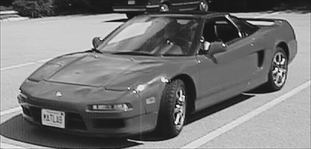
#> input picture code/images/optdeblur_01.jpg, 311 x 149 px, found by its file name
$ jupyter execute --allow-errors Large-Scale-Constrained-Linear-Least-Squares.ipynb   (shell and % lines are left out)
#> lines starting #> are read from the running program, lines starting #| are printed output that depends on the picture
M. Amintoosi

https://www.mathworks.com/help/optim/ug/deblur-problem-based.html

[cell 1]
import numpy as np
import matplotlib.pyplot as plt
from scipy.sparse import csr_matrix
from skimage import io
from skimage.transform import resize
from skimage.color import rgb2gray
import requests
from io import BytesIO

[cell 2]
img_url = "https://raw.githubusercontent.com/fum-cs/dl-fall-2023/master/code/images/optdeblur_01.jpg"
response = requests.get(img_url) # this gets the image data from the URL
img = io.imread(BytesIO(response.content))
#> img is the input picture: shape (149, 311, 3); min 0, max 255, mean 120.5

# img = io.imread('images/optdeblur_01.jpg')
P = rgb2gray(img)
# P = resize(P, (75,150))
P = resize(P, (100,208))
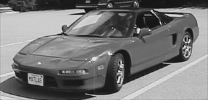
#> P: shape (100, 208) float64; min 0.0335, max 0.959, mean 0.472
plt.imshow(P, cmap='gray')
P.shape
#> Out = (100, 208)

[cell 3]
m, n = P.shape
#> m = 100; n = 208
mn = m * n
#> mn = 20800

# Add Motion
# Simulate the effect of vertical motion blurring by averaging each pixel with the 5 pixels above and below. Construct a sparse matrix D to blur with a single matrix multiply.
# mn = 5
blur = 5
mindex = np.arange(mn)
nindex = np.arange(mn)
for i in range(blur):
    mindex = np.concatenate((mindex, np.arange(i+1 , mn ), np.arange(0, mn - i-1)))
    nindex = np.concatenate((nindex, np.arange(0, mn - i-1), np.arange(i+1 , mn )))
D = csr_matrix((np.ones_like(mindex)*1/(2*blur+1), (mindex , nindex )), shape=(mn, mn))
# mindex+1, nindex+1, D.toarray(), #D[:6].toarray()
D.shape
#> Out = (20800, 20800)

[cell 4]
D[:3,:10].toarray()

[cell 5]
plt.spy(D[0:20, 0:30])
plt.show()
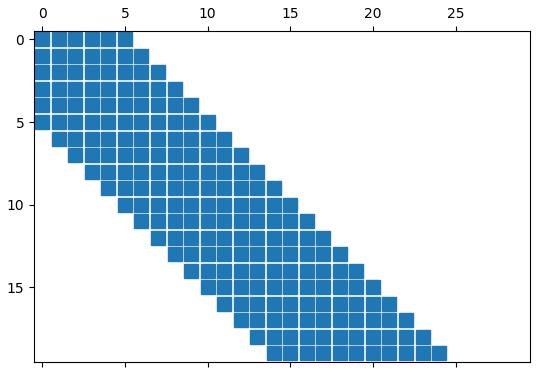
#> figure drawn by matplotlib, 1 panel

[cell 6]
P.flatten()[:5], P[0,:5], P[:5,0]
#> Out = ([0.097, 0.0971, 0.097, 0.0993, 0.0963], [0.097, 0.0971, 0.097, 0.0993, 0.0963], [0.097, 0.103, 0.105, 0.142, 0.336])

## Motion blur in x-axis direction

[cell 7]
G = D@P.flatten()
plt.imshow(G.reshape(m,n),cmap='gray')
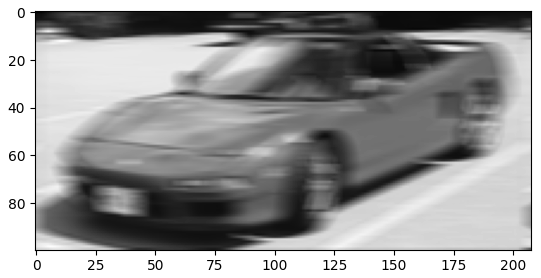
#> figure drawn by matplotlib, 1 panel

## Motion blur in y-axis direction

[cell 8]
# G = D@P.T.flatten()
# plt.imshow(G.reshape(n,m).T,cmap='gray')

[cell 9]
D.shape, P.flatten().shape, G.shape
#> Out = ((20800, 20800), (20800,), (20800,))

The *minimize* function failed to find a feasible or optimal solution for the problem

SLSQPm needs 130GB of RAM!

[cell 10]
# [18 lines of commented-out code are left out]

https://docs.scipy.org/doc/scipy/reference/generated/scipy.optimize.lsq_linear.html

[cell 11]
from scipy.optimize import lsq_linear

sol = lsq_linear(D, G, bounds=(0,1))
#> sol = 10 items
xpic = sol.x.reshape(m,n)

[cell 12]
# P[0,:10], xpic[0,:10]

[cell 13]
P[30,:5], xpic[30,:5]
#> Out = ([0.731, 0.794, 0.791, 0.788, 0.787], [0.732, 0.795, 0.791, 0.788, 0.787])

[cell 14]
fig = plt.figure(figsize=(8,4))
plt.gray()  # show the filtered result in grayscale
ax1 = fig.add_subplot(221)
ax2 = fig.add_subplot(222)
ax3 = fig.add_subplot(223)
ax4 = fig.add_subplot(224)
ax1.imshow(P, cmap='gray')
ax1.set_axis_off()
ax1.set_title('Original image')

ax2.imshow(G.reshape(m,n))
ax2.set_axis_off()
ax2.set_title('Blurred image')

ax3.imshow(xpic, cmap='gray')
ax3.set_axis_off()
ax3.set_title('Deblurred image')

ax4.imshow(P-xpic)#, vmin=0, vmax=1)
ax4.set_axis_off()
ax4.set_title('Diff orig. image and deblurred')

plt.show()
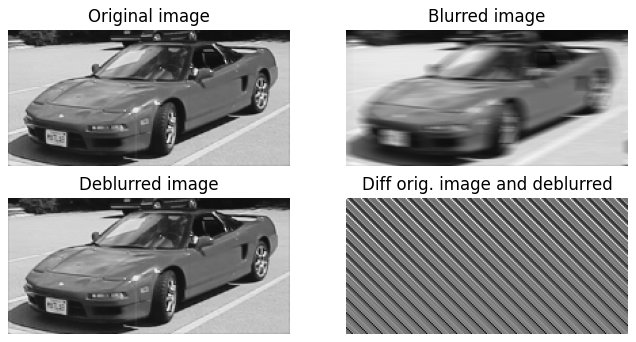
#> figure drawn by matplotlib, 4 panels

[cell 15]
np.sum(P-xpic)
#> Out = 0.000932
